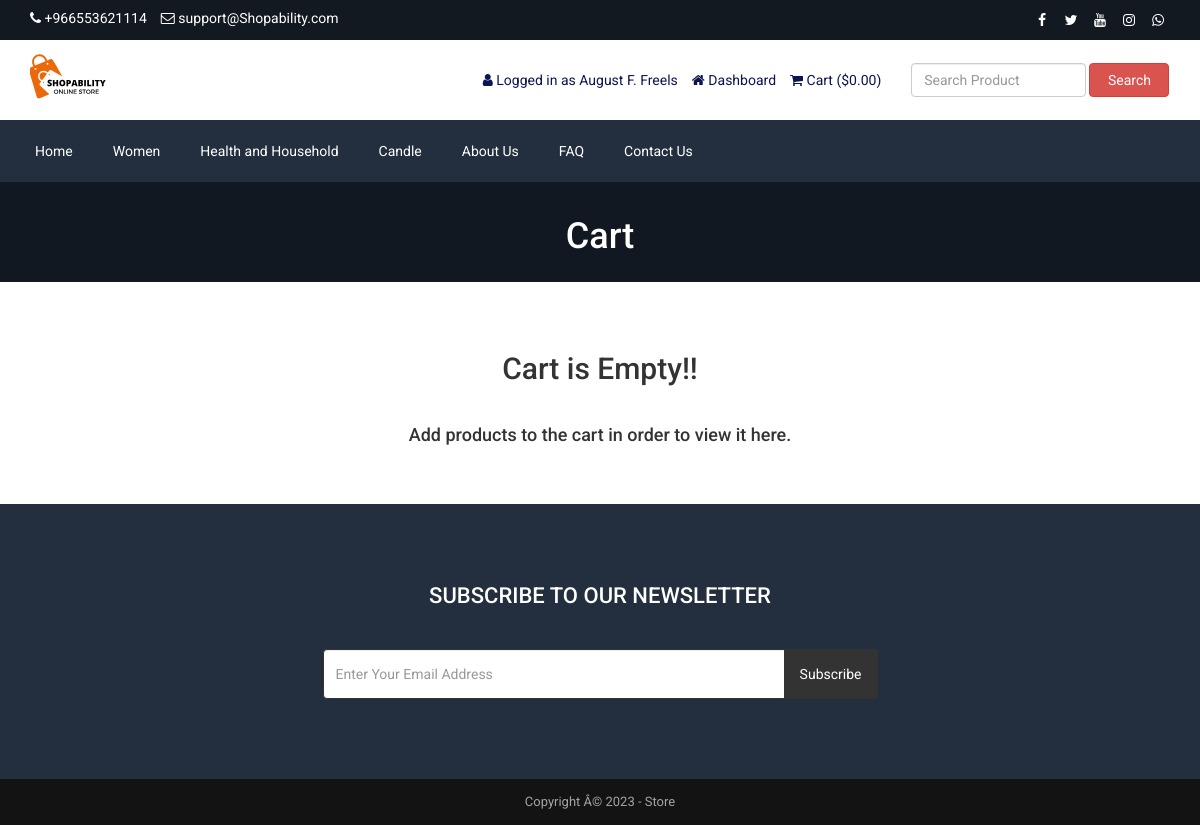
/cart.php (signed in), run on the app's committed database.
### tables this page shows
CREATE TABLE `tbl_settings` (
  `id` int(11) NOT NULL,
  `logo` varchar(255) NOT NULL,
  `favicon` varchar(255) NOT NULL,
  `footer_about` text NOT NULL,
  `footer_copyright` text NOT NULL,
  `contact_address` text NOT NULL,
  `contact_email` varchar(255) NOT NULL,
  `contact_phone` varchar(255) NOT NULL,
  `contact_fax` varchar(255) NOT NULL,
  `contact_map_iframe` text NOT NULL,
  `receive_email` varchar(255) NOT NULL,
  `receive_email_subject` varchar(255) NOT NULL,
  `receive_email_thank_you_message` text NOT NULL,
  `forget_password_message` text NOT NULL,
  `total_recent_post_footer` int(10) NOT NULL,
  `total_popular_post_footer` int(10) NOT NULL,
  `total_recent_post_sidebar` int(11) NOT NULL,
  `total_popular_post_sidebar` int(11) NOT NULL,
  `total_featured_product_home` int(11) NOT NULL,
  `total_latest_product_home` int(11) NOT NULL,
  `total_popular_product_home` int(11) NOT NULL,
  `meta_title_home` text NOT NULL,
  `meta_keyword_home` text NOT NULL,
  `meta_description_home` text NOT NULL,
  `banner_login` varchar(255) NOT NULL,
  `banner_registration` varchar(255) NOT NULL,
  `banner_forget_password` varchar(255) NOT NULL,
  `banner_reset_password` varchar(255) NOT NULL,
  `banner_search` varchar(255) NOT NULL,
  `banner_cart` varchar(255) NOT NULL,
  `banner_checkout` varchar(255) NOT NULL,
  `banner_product_category` varchar(255) NOT NULL,
  `banner_blog` varchar(255) NOT NULL,
  `cta_title` varchar(255) NOT NULL,
  `cta_content` text NOT NULL,
  `cta_read_more_text` varchar(255) NOT NULL,
  `cta_read_more_url` varchar(255) NOT NULL,
  `cta_photo` varchar(255) NOT NULL,
  `featured_product_title` varchar(255) NOT NULL,
  `featured_product_subtitle` varchar(255) NOT NULL,
  `latest_product_title` varchar(255) NOT NULL,
  `latest_product_subtitle` varchar(255) NOT NULL,
  `popular_product_title` varchar(255) NOT NULL,
  `popular_product_subtitle` varchar(255) NOT NULL,
  `testimonial_title` varchar(255) NOT NULL,
  `testimonial_subtitle` varchar(255) NOT NULL,
  `testimonial_photo` varchar(255) NOT NULL,
  `blog_title` varchar(255) NOT NULL,
  `blog_subtitle` varchar(255) NOT NULL,
  `newsletter_text` text NOT NULL,
  `paypal_email` varchar(255) NOT NULL,
  `stripe_public_key` varchar(255) NOT NULL,
  `stripe_secret_key` varchar(255) NOT NULL,
  `bank_detail` text NOT NULL,
  `before_head` text NOT NULL,
  `after_body` text NOT NULL,
  `before_body` text NOT NULL,
  `home_service_on_off` int(11) NOT NULL,
  `home_welcome_on_off` int(11) NOT NULL,
  `home_featured_product_on_off` int(11) NOT NULL,
  `home_latest_product_on_off` int(11) NOT NULL,
  `home_popular_product_on_off` int(11) NOT NULL,
  `home_testimonial_on_off` int(11) NOT NULL,
  `home_blog_on_off` int(11) NOT NULL,
  `newsletter_on_off` int(11) NOT NULL,
  `ads_above_welcome_on_off` int(1) NOT NULL,
  `ads_above_featured_product_on_off` int(1) NOT NULL,
  `ads_above_latest_product_on_off` int(1) NOT NULL,
  `ads_above_popular_product_on_off` int(1) NOT NULL,
  `ads_above_testimonial_on_off` int(1) NOT NULL,
  `ads_category_sidebar_on_off` int(1) NOT NULL
);

CREATE TABLE `tbl_social` (
  `social_id` int(11) NOT NULL,
  `social_name` varchar(30) NOT NULL,
  `social_url` varchar(255) NOT NULL,
  `social_icon` varchar(30) NOT NULL
);

CREATE TABLE `tbl_top_category` (
  `tcat_id` int(11) NOT NULL,
  `tcat_name` varchar(255) NOT NULL,
  `show_on_menu` int(1) NOT NULL
);

CREATE TABLE `tbl_page` (
  `id` int(11) NOT NULL,
  `about_title` varchar(255) NOT NULL,
  `about_content` text NOT NULL,
  `about_banner` varchar(255) NOT NULL,
  `about_meta_title` varchar(255) NOT NULL,
  `about_meta_keyword` text NOT NULL,
  `about_meta_description` text NOT NULL,
  `faq_title` varchar(255) NOT NULL,
  `faq_banner` varchar(255) NOT NULL,
  `faq_meta_title` varchar(255) NOT NULL,
  `faq_meta_keyword` text NOT NULL,
  `faq_meta_description` text NOT NULL,
  `blog_title` varchar(255) NOT NULL,
  `blog_banner` varchar(255) NOT NULL,
  `blog_meta_title` varchar(255) NOT NULL,
  `blog_meta_keyword` text NOT NULL,
  `blog_meta_description` text NOT NULL,
  `contact_title` varchar(255) NOT NULL,
  `contact_banner` varchar(255) NOT NULL,
  `contact_meta_title` varchar(255) NOT NULL,
  `contact_meta_keyword` text NOT NULL,
  `contact_meta_description` text NOT NULL,
  `pgallery_title` varchar(255) NOT NULL,
  `pgallery_banner` varchar(255) NOT NULL,
  `pgallery_meta_title` varchar(255) NOT NULL,
  `pgallery_meta_keyword` text NOT NULL,
  `pgallery_meta_description` text NOT NULL,
  `vgallery_title` varchar(255) NOT NULL,
  `vgallery_banner` varchar(255) NOT NULL,
  `vgallery_meta_title` varchar(255) NOT NULL,
  `vgallery_meta_keyword` text NOT NULL,
  `vgallery_meta_description` text NOT NULL
);

### cart.php (the view, shortened to what this page needs)
<?php require_once('header.php'); ?>
<?php
$statement = $pdo->prepare("SELECT * FROM tbl_settings WHERE id=1");
$statement->execute();
$result = $statement->fetchAll(PDO::FETCH_ASSOC);
foreach ($result as $row) {
    $banner_cart = $row['banner_cart'];
}
?>
<div class="page-banner" style="background-image: url(assets/uploads/<?php echo $banner_cart; ?>)">
    <div class="overlay"></div>
    <div class="page-banner-inner">
        <h1><?php echo LANG_VALUE_18; ?></h1>
    </div>
</div>
<div class="page">
	<div class="container">
		<div class="row">
			<div class="col-md-12">
                <?php if(!isset($_SESSION['cart_p_id'])): ?>
                    <?php echo '<h2 class="text-center">Cart is Empty!!</h2></br>'; ?>
                    <?php echo '<h4 class="text-center">Add products to the cart in order to view it here.</h4>'; ?>
                <?php endif; ?>
			</div>
		</div>
	</div>
</div>
<?php require_once('footer.php'); ?>

### header.php (shortened to what this page needs)
<?php
include("admin/inc/config.php");
$statement = $pdo->prepare("SELECT * FROM tbl_settings WHERE id=1");
$statement->execute();
$result = $statement->fetchAll(PDO::FETCH_ASSOC);
foreach ($result as $row)
{
	$logo = $row['logo'];
	$contact_email = $row['contact_email'];
	$contact_phone = $row['contact_phone'];
}
?>
<!DOCTYPE html>
<html lang="en">
<head>
	<link rel="stylesheet" href="assets/css/bootstrap.min.css">
	<link rel="stylesheet" href="assets/css/font-awesome.min.css">
	<link rel="stylesheet" href="assets/css/owl.carousel.min.css">
	<link rel="stylesheet" href="assets/css/owl.theme.default.min.css">
	<link rel="stylesheet" href="assets/css/jquery.bxslider.min.css">
    <link rel="stylesheet" href="assets/css/magnific-popup.css">
    <link rel="stylesheet" href="assets/css/rating.css">
	<link rel="stylesheet" href="assets/css/spacing.css">
	<link rel="stylesheet" href="assets/css/bootstrap-touch-slider.css">
	<link rel="stylesheet" href="assets/css/animate.min.css">
	<link rel="stylesheet" href="assets/css/tree-menu.css">
	<link rel="stylesheet" href="assets/css/select2.min.css">
	<link rel="stylesheet" href="assets/css/main.css">
	<link rel="stylesheet" href="assets/css/responsive.css">
	<?php
	$statement = $pdo->prepare("SELECT * FROM tbl_page WHERE id=1");
	$statement->execute();
	$result = $statement->fetchAll(PDO::FETCH_ASSOC);
		?>
</head>
<body>
<div class="top">
	<div class="container">
		<div class="row">
			<div class="col-md-6 col-sm-6 col-xs-12">
				<div class="left">
					<ul>
						<li><i class="fa fa-phone"></i> <?php echo $contact_phone; ?></li>
						<li><i class="fa fa-envelope-o"></i> <?php echo $contact_email; ?></li>
					</ul>
				</div>
			</div>
			<div class="col-md-6 col-sm-6 col-xs-12">
				<div class="right">
					<ul>
						<?php
						$statement = $pdo->prepare("SELECT * FROM tbl_social");
						$statement->execute();
						$result = $statement->fetchAll(PDO::FETCH_ASSOC);
						foreach ($result as $row) {
							?>
							<?php if($row['social_url'] != ''): ?>
							<li><a href="<?php echo $row['social_url']; ?>"><i class="<?php echo $row['social_icon']; ?>"></i></a></li>
							<?php endif; ?>
							<?php
						}
						?>
					</ul>
				</div>
			</div>
		</div>
	</div>
</div>
<div class="header">
	<div class="container">
		<div class="row inner">
			<div class="col-md-4 logo">
				<a href="index.php"><img src="assets/uploads/<?php echo $logo; ?>" alt="logo image"></a>
			</div>
			<div class="col-md-5 right">
				<ul>
					<?php
					if(isset($_SESSION['customer'])) {
						?>
						<li><i class="fa fa-user"></i> <?php echo LANG_VALUE_13; ?> <?php echo $_SESSION['customer']['cust_name']; ?></li>
						<li><a href="dashboard.php"><i class="fa fa-home"></i> <?php echo LANG_VALUE_89; ?></a></li>
						<?php
					} else {
						?>
						<li><a href="login.php"><i class="fa fa-sign-in"></i> <?php echo LANG_VALUE_9; ?></a></li>
						<li><a href="registration.php"><i class="fa fa-user-plus"></i> <?php echo LANG_VALUE_15; ?></a></li>
						<?php
					}
					?>
					<li><a href="cart.php"><i class="fa fa-shopping-cart"></i> <?php echo LANG_VALUE_18; ?> (<?php echo LANG_VALUE_1; ?><?php
					if(isset($_SESSION['cart_p_id'])) {
						$table_total_price = 0;
						$i=0;
	                    foreach($_SESSION['cart_p_qty'] as $key => $value)
	                    {
	                        $i++;
	                        $arr_cart_p_qty[$i] = $value;
	                    }                    $i=0;
	                    foreach($_SESSION['cart_p_current_price'] as $key => $value)
	                    {
	                        $i++;
	                        $arr_cart_p_current_price[$i] = $value;
	                    }
	                    for($i=1;$i<=count($arr_cart_p_qty);$i++) {
	                    	$row_total_price = $arr_cart_p_current_price[$i]*$arr_cart_p_qty[$i];
	                        $table_total_price = $table_total_price + $row_total_price;
	                    }
						echo $table_total_price;
					} else {
						echo '0.00';
					}
					?>)</a></li>
				</ul>
			</div>
			<div class="col-md-3 search-area">
				<form class="navbar-form navbar-left" role="search" action="search-result.php" method="get">
					<div class="form-group">
						<input type="text" class="form-control search-top" placeholder="<?php echo LANG_VALUE_2; ?>" name="search_text">
					</div>
					<button type="submit" class="btn btn-danger"><?php echo LANG_VALUE_3; ?></button>
				</form>
			</div>
		</div>
	</div>
</div>
<div class="nav">
	<div class="container">
		<div class="row">
			<div class="col-md-12 pl_0 pr_0">
				<div class="menu-container">
					<div class="menu">
						<ul>
							<li><a href="index.php">Home</a></li>
							<?php
							$statement = $pdo->prepare("SELECT * FROM tbl_top_category WHERE show_on_menu=1");
							$statement->execute();
							$result = $statement->fetchAll(PDO::FETCH_ASSOC);
							foreach ($result as $row) {
								?>
								<li><a href="product-category.php?id=<?php echo $row['tcat_id']; ?>&type=top-category"><?php echo $row['tcat_name']; ?></a>
								</li>
								<?php
							}
							?>
							<?php
							$statement = $pdo->prepare("SELECT * FROM tbl_page WHERE id=1");
							$statement->execute();
							$result = $statement->fetchAll(PDO::FETCH_ASSOC);
							foreach ($result as $row) {
								$about_title = $row['about_title'];
								$faq_title = $row['faq_title'];
								$contact_title = $row['contact_title'];
							}
							?>
							<li><a href="about.php"><?php echo $about_title; ?></a></li>
							<li><a href="faq.php"><?php echo $faq_title; ?></a></li>
							<li><a href="contact.php"><?php echo $contact_title; ?></a></li>
						</ul>
					</div>
				</div>
			</div>
		</div>
	</div>
</div>

### footer.php (shortened to what this page needs)
<?php
$statement = $pdo->prepare("SELECT * FROM tbl_settings WHERE id=1");
$statement->execute();
$result = $statement->fetchAll(PDO::FETCH_ASSOC);
foreach ($result as $row)
{
	$footer_copyright = $row['footer_copyright'];
    $newsletter_on_off = $row['newsletter_on_off'];
}
?>
<?php if($newsletter_on_off == 1): ?>
<section class="home-newsletter">
	<div class="container">
		<div class="row">
			<div class="col-md-6 col-md-offset-3">
				<div class="single">
				<form action="" method="post">
					<h2><?php echo LANG_VALUE_93; ?></h2>
					<div class="input-group">
			        	<input type="email" class="form-control" placeholder="<?php echo LANG_VALUE_95; ?>" name="email_subscribe">
			         	<span class="input-group-btn">
			         	<button class="btn btn-theme" type="submit" name="form_subscribe"><?php echo LANG_VALUE_92; ?></button>
			         	</span>
			        </div>
				</div>
			</div>
		</div>
	</div>
</section>
<?php endif; ?>
<div class="footer-bottom">
	<div class="container">
		<div class="row">
			<div class="col-md-12 copyright">
				<?php echo $footer_copyright; ?>
			</div>
		</div>
	</div>
</div>
</body>
</html>

### assets/css/main.css (style rules this page uses)
* { margin: 0; padding: 0; }
body { font-family: "Roboto", sans-serif; font-size: 14px; }
h1, h2, h3, h4, h5, h6 { font-family: "Roboto", sans-serif; }
a { text-decoration: none; }
.top { width: 100%; height: 40px; background: #131921; }
.top .left { float: left; }
.top .left ul { padding-top: 8px; }
.top .left ul li { list-style-type: none; float: left; margin-right: 14px; color: white; }
.top .left ul li i { color: white; }
.top .right { float: right; }
.top .right ul { padding-top: 8px; }
.top .right ul li { list-style-type: none; float: left; margin-left: 5px; }
.top .right ul li a { color: white; width: 24px; height: 24px; line-height: 24px; text-align: center; border-radius: 50%; display: block; transition: all 0.4s ease; }
.header { width: 100%; height: auto; background: #fff; }
.header .inner { height: auto; display: table; }
.header .logo { float: none; display: table-cell; vertical-align: middle; }
.header .logo img { max-width: 100%; height: 80px; }
.header .navbar-form .form-control { width: 300px; }
.header .search-area { float: none; display: table-cell; vertical-align: middle; }
.header .search-area .form-group { width: calc(100% - 84px); }
.header .search-area button { width: 80px; }
.header .search-area form { width: 100%; }
.header .right { float: none; display: table-cell; vertical-align: middle; padding-right: 0; }
.header .right ul { float: right; margin-bottom: 0; }
.header .right ul li { list-style-type: none; float: left; margin-left: 14px; color: #0d1452; }
.header .right ul li a { color: #0d1452; }
.header .navbar-form .search-top { width: 100%; }
.nav { background: #232f3e; }
.menu-container { width: 100%; margin: 0 auto; background: #232f3e; }
.menu-dropdown-icon:before { content: "\f067"; font-family: "FontAwesome"; display: none; cursor: pointer; float: right; padding: 1.5em 2em; background: #fff; color: #333; }
.menu > ul { margin: 0 auto; width: 100%; list-style: none; padding: 0; position: relative; box-sizing: border-box; }
.menu > ul:before, .menu > ul:after { content: ""; display: table; }
.menu > ul:after { clear: both; }
.menu > ul > li { float: left; padding: 0; margin: 0; }
.menu > ul > li a { text-decoration: none; padding: 1.5em 20px; display: block; color: #fff; }
.footer-bottom { width: 100%; height: auto; background: #141314; padding: 14px 0; }
.footer-bottom .copyright { font-size: 13px; color: #a3a3a3; text-align: center; }
.page-banner { width: 100%; height: auto; background-repeat: no-repeat; background-position: center center; -webkit-background-size: cover; background-size: cover; position: relative; padding-top: 15px; padding-bottom: 15px; overflow: hidden; }
.page-banner .overlay { position: absolute; left: 0; top: 0; width: 100%; height: 100%; opacity: 0.7; background: #131921; }
.page-banner h1 { color: #fff; text-align: center; z-index: 999; position: relative; }
.page { width: 100%; height: auto; padding-top: 50px; padding-bottom: 50px; }
.home-newsletter { padding: 80px 0; background: #232f3e; }
.home-newsletter .single { max-width: 650px; margin: 0 auto; text-align: center; position: relative; z-index: 2; }
.home-newsletter .single h2 { font-size: 22px; color: white; text-transform: uppercase; margin-bottom: 40px; margin-top: 0; }
.home-newsletter .single .form-control { height: 50px; border-color: #333; outline: none; }
.home-newsletter .single .btn { min-height: 50px; background: #333; color: #fff; padding-left: 15px; padding-right: 15px; }

### assets/css/responsive.css (style rules this page uses)
@media only screen and (min-width: 992px) { .header .inner { width: 100%; } }
@media only screen and (min-width: 992px) { .header .search-area { padding-right: 0; } }
@media only screen and (min-width: 992px) { .header .search-area form { padding-right: 0; } }
@media only screen and (min-width: 992px) { .header .container { padding-right: 0; } }

### data on the page
tbl_settings: contact_phone "+966553621114", contact_email "support@Shopability.com", logo (picture), banner_cart (picture), footer_copyright "Copyright Â© 2023 - Store"
tbl_top_category: tcat_name "Women"
tbl_top_category: tcat_name "Health and Household"
tbl_top_category: tcat_name "Candle"
tbl_page: about_title "About Us", faq_title "FAQ", contact_title "Contact Us"

### other printed values
LANG_VALUE_13 "Logged in as"
$_SESSION['customer']['cust_name'] "August F. Freels"
LANG_VALUE_89 "Dashboard"
LANG_VALUE_18 "Cart"
LANG_VALUE_1 "$"
LANG_VALUE_3 "Search"
LANG_VALUE_93 "SUBSCRIBE TO OUR NEWSLETTER"
LANG_VALUE_92 "Subscribe"
